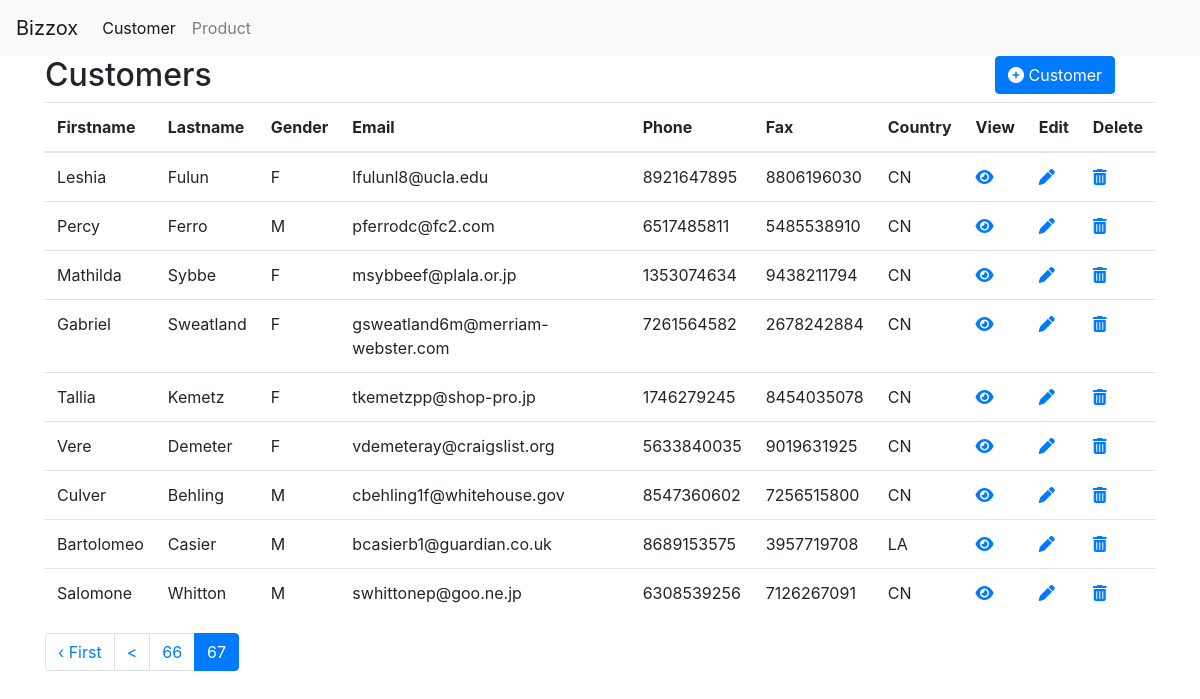
The app's page /customer/index/67 with its own data.
### tables this page shows
CREATE TABLE `xcustomer` (
  `id` int(11) UNSIGNED NOT NULL,
  `gender` varchar(1) DEFAULT NULL,
  `first_name` varchar(100) NOT NULL,
  `last_name` varchar(100) NOT NULL,
  `email` varchar(60) DEFAULT NULL,
  `phone` varchar(60) DEFAULT NULL,
  `fax` varchar(30) DEFAULT NULL,
  `country_code` varchar(5) DEFAULT NULL,
  `enabled` tinyint(1) UNSIGNED NOT NULL DEFAULT 0,
  `created_at` datetime NOT NULL,
  `updated_at` datetime NOT NULL
);

### index.php (called while the page is built, shortened)
<?php
require_once BASEPATH.'core/CodeIgniter.php';

### application/models/Customer_model.php (called while the page is built, shortened)
<?php
class Customer_model extends CI_Model {
	public function getPageData($page,$per_page){
		$customers = $this->db->query("select * from xcustomer where enabled = 0 order by created_at DESC limit $page, $per_page");
		return $customers->result_array();
	}
}

### application/views/customer/index.php (the view, shortened to what this page needs)
<link rel="stylesheet" type = "text/css"  href="<?php echo base_url('assets/css/customer.css')?>">
<div class="container">
	<div class="row">
		<div class="col-md-10">
			<h2>Customers</h2>
		</div>
		<div class="col-md-2">
			<a href="<?= base_url('customer/form')?>" class="btn btn-primary"><i class="fas fa-plus-circle"></i> Customer</a>
		</div>
	</div>
	<div class="row">
		<div class="col">
			<table class="table">
				<thead>
					<tr>
						<th scope="col">Firstname</th>
						<th scope="col">Lastname</th>
						<th scope="col">Gender</th>
						<th scope="col">Email</th>
						<th scope="col">Phone</th>
						<th scope="col">Fax</th>
						<th scope="col">Country</th>
						<th scope="col">View</th>
						<th scope="col">Edit</th>
						<th scope="col">Delete</th>
					</tr>
				</thead>
				<tbody>
				<?php
				if(count($customers)>0) {
					foreach ($customers as $customer) {
						$id = $customer['id'];
						?>
						<tr>
							<td><?=$customer['first_name']?></td>
							<td><?=$customer['last_name']?></td>
							<td><?=$customer['gender']?></td>
							<td><?=$customer['email']?></td>
							<td><?=$customer['phone']?></td>
							<td><?=$customer['fax']?></td>
							<td><?=$customer['country_code']?></td>
							<td><a href="<?=base_url("customer/detail?id=$id")?>"><i class="fas fa-eye"></i></a></td>
							<td><a href="<?=base_url("customer/edit?id=$id")?>"><i class="fas fa-pen"></i></a></td>
							<td><a href="<?=base_url("customer/delete?id=$id")?>" onclick="return confirm('Confirm Delete ?');"><i class="fas fa-trash-alt"></i></a></td>
						</tr>
					<?php
					}
				}else{?>
						<tr>
							<td colspan="10" style="text-align: center;">No Data</td>
						</tr>
				<?php
				}
				?>
				</tbody>
			</table>
		</div>
	</div>
	<div class="row">
		<div class="col">
			<?php
			if(count($customers)>0) {
			 	echo $pagination;
			}
			?>
		</div>
	</div>
</div>

### records on screen
xcustomer: first_name "Leshia", last_name "Fulun", gender "F", email "lfulunl8@ucla.edu", phone "8921647895", fax "8806196030", country_code "CN"
xcustomer: first_name "Percy", last_name "Ferro", gender "M", email "pferrodc@fc2.com", phone "6517485811", fax "5485538910", country_code "CN"
xcustomer: first_name "Mathilda", last_name "Sybbe", gender "F", email "msybbeef@plala.or.jp", phone "1353074634", fax "9438211794", country_code "CN"
xcustomer: first_name "Gabriel", last_name "Sweatland", gender "F", email "gsweatland6m@merriam-webster.com", phone "7261564582", fax "2678242884", country_code "CN"
xcustomer: first_name "Tallia", last_name "Kemetz", gender "F", email "tkemetzpp@shop-pro.jp", phone "1746279245", fax "8454035078", country_code "CN"
xcustomer: first_name "Vere", last_name "Demeter", gender "F", email "vdemeteray@craigslist.org", phone "5633840035", fax "9019631925", country_code "CN"
xcustomer: first_name "Culver", last_name "Behling", gender "M", email "cbehling1f@whitehouse.gov", phone "8547360602", fax "7256515800", country_code "CN"
xcustomer: first_name "Bartolomeo", last_name "Casier", gender "M", email "bcasierb1@guardian.co.uk", phone "8689153575", fax "3957719708", country_code "LA"
xcustomer: first_name "Salomone", last_name "Whitton", gender "M", email "swhittonep@goo.ne.jp", phone "6308539256", fax "7126267091", country_code "CN"

### other values on screen
$pagination "‹ First < 66 67"
